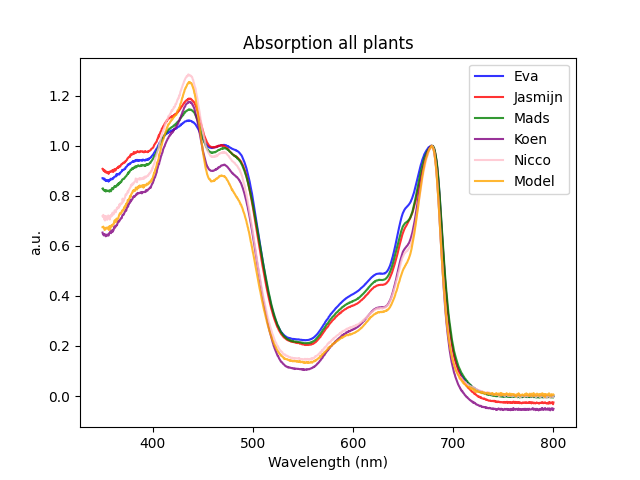

The Python source for this figure:
# import packages
import csv
import matplotlib.pyplot as plt

### LISTS
rownumber = 0
wv = []
absEva = []
absJasmijn = []
absMads = []
absKoen = []
absNicco = []
absModel = []

# Verkrijg data uit excel bestand
with open('Absorption_all_plants.csv', newline='') as csvfile:
    reader = csv.reader(csvfile, delimiter=';')
    next(reader)  # Slaat de kopregel over

    for row in reader:
        rownumber += 1
        if rownumber >0:
            # Verander elke komma in punt en string --> float
            wv_corrected = float(row[0].replace(',', '.'))
            absEva_corrected = float(row[1].replace(',', '.')) 
            absJasmijn_corrected = float(row[2].replace(',', '.'))
            absMads_corrected = float(row[3].replace(',', '.'))
            absKoen_corrected = float(row[4].replace(',', '.'))
            absNicco_corrected = float(row[5].replace(',', '.'))
            absModel_corrected = float(row[6].replace(',', '.'))
        
        wv.append(wv_corrected)
        absEva.append(absEva_corrected)
        absJasmijn.append(absJasmijn_corrected)
        absMads.append(absMads_corrected)
        absKoen.append(absKoen_corrected)
        absNicco.append(absNicco_corrected)
        absModel.append(absModel_corrected)

# Normaliseer de waarden op het tweede maximum
max_Eva = 0.725952387
max_Jasmijn = 0.499314457
max_Mads = 0.537089109
max_Koen = 0.381760925
max_Nicco = 0.215625808
max_Model = 0.236148804
absEva_norm = [x / max_Eva for x in absEva]
absJasmijn_norm = [x / max_Jasmijn for x in absJasmijn]
absMads_norm = [x / max_Mads for x in absMads]
absKoen_norm = [x / max_Koen for x in absKoen]
absNicco_norm = [x / max_Nicco for x in absNicco]
absModel_norm = [x / max_Model for x in absModel]

# Plot grafiek
plt.figure()
plt.plot(wv, absEva_norm, alpha = 0.8, color = 'blue', label = 'Eva')
plt.plot(wv, absJasmijn_norm, alpha = 0.8, color = 'red', label = 'Jasmijn')
plt.plot(wv, absMads_norm, alpha = 0.8, color = 'green', label = 'Mads')
plt.plot(wv, absKoen_norm, alpha = 0.8, color = 'purple', label = 'Koen')
plt.plot(wv, absNicco_norm, alpha = 0.8, color = 'pink', label = 'Nicco')
plt.plot(wv, absModel_norm, alpha = 0.8, color = 'orange', label = 'Model')

plt.xlabel('Wavelength (nm)')
plt.ylabel('a.u.')
plt.title('Absorption all plants')
plt.legend()
plt.savefig('Absorption_all_plants.png')